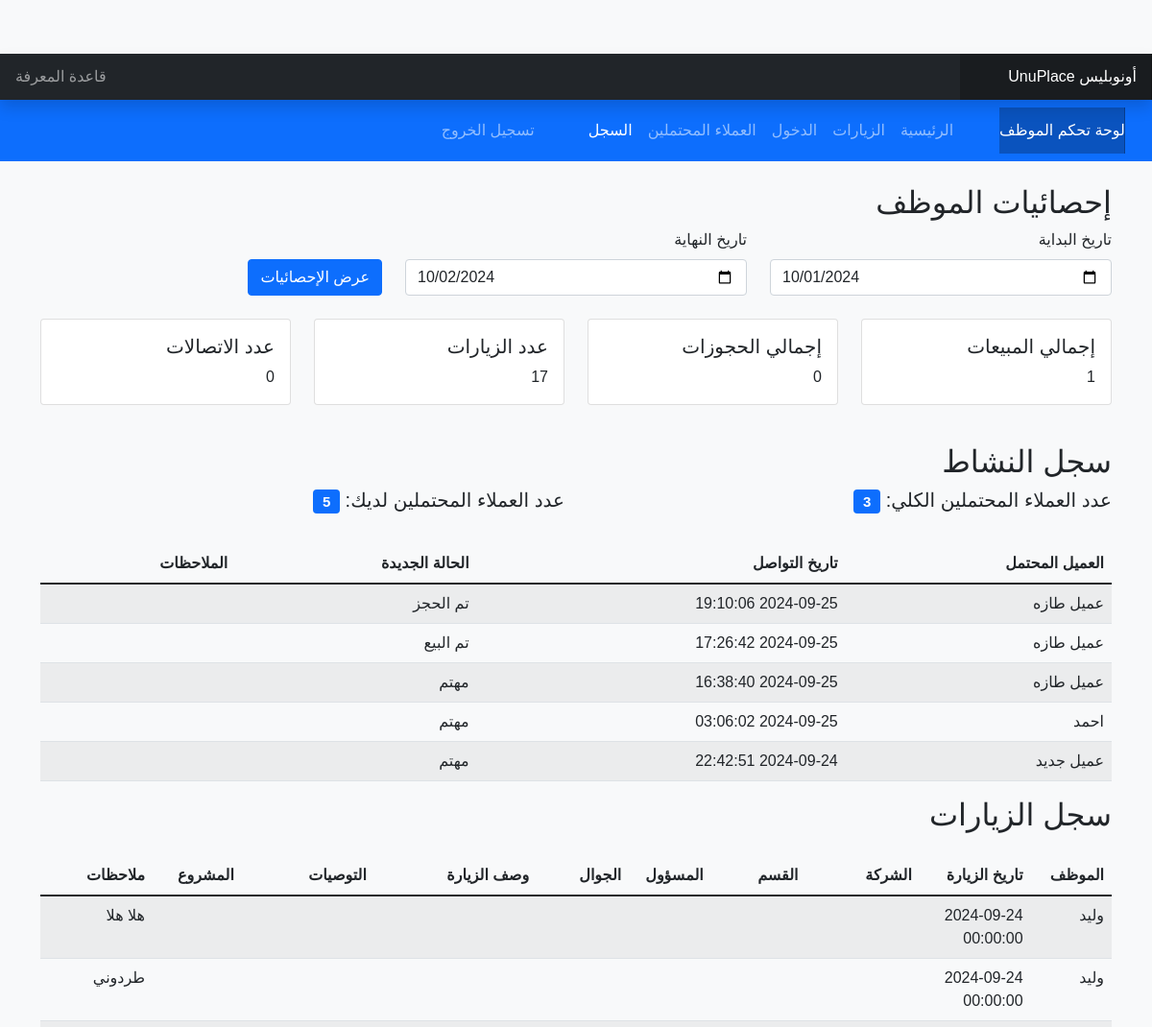
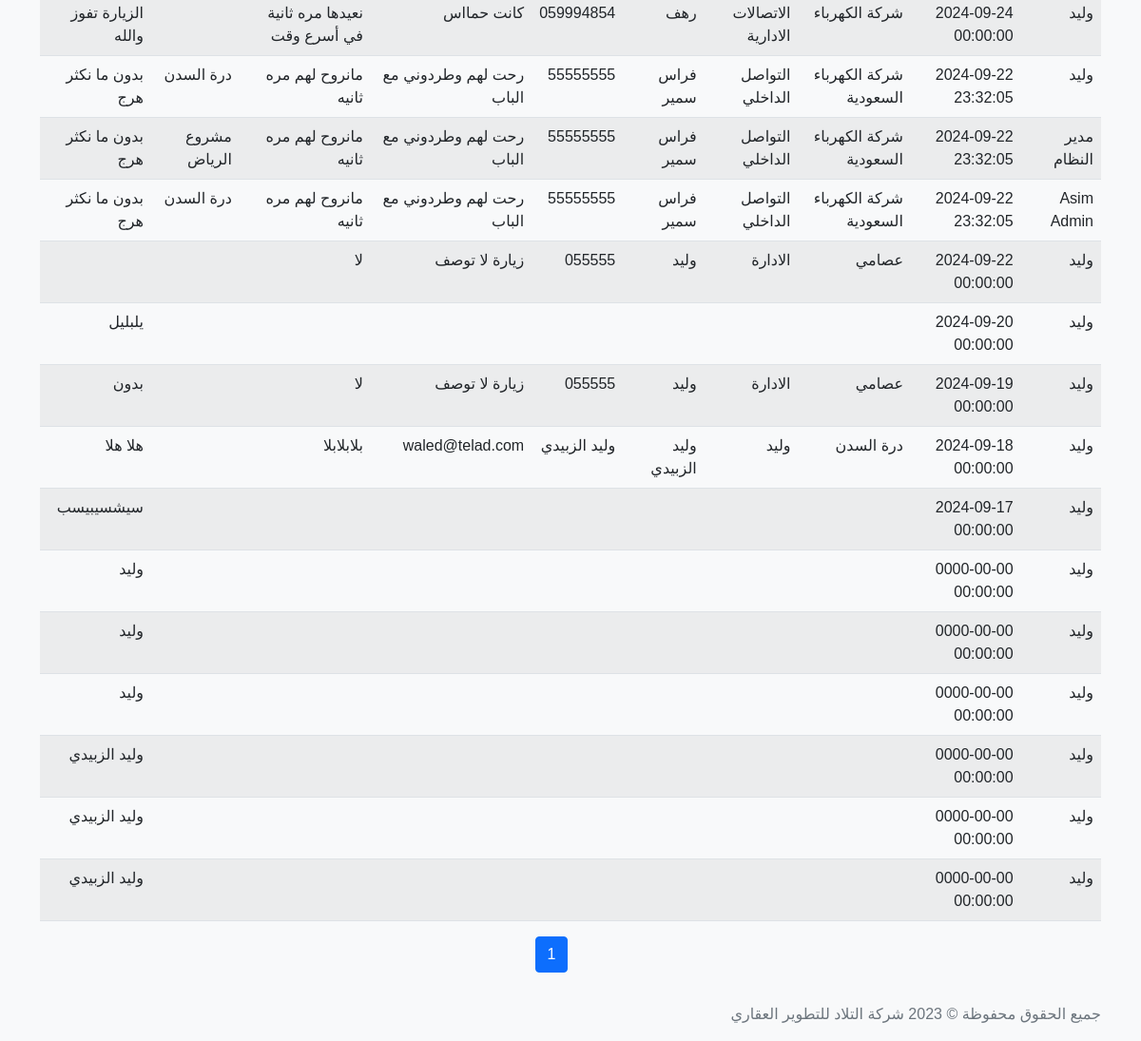
/employee/statistics.php (signed in), run on the app's committed database (2 pictures, top to bottom).
### tables this page shows
CREATE TABLE `communication` (
  `id` int(11) NOT NULL,
  `employee_id` int(11) NOT NULL,
  `potential_client_id` int(11) NOT NULL,
  `communication_date` datetime NOT NULL,
  `notes` text DEFAULT NULL,
  `new_status` varchar(50) DEFAULT NULL
);

CREATE TABLE `potential_clients` (
  `id` int(11) NOT NULL,
  `name` varchar(100) NOT NULL,
  `phone` varchar(20) NOT NULL,
  `salary` decimal(10,2) DEFAULT NULL,
  `monthly_commitment` decimal(10,2) DEFAULT NULL,
  `bank` text DEFAULT NULL,
  `sector` text DEFAULT NULL,
  `status` text DEFAULT NULL,
  `notes` text DEFAULT NULL,
  `contact_date` date DEFAULT NULL,
  `assigned_to` int(11) DEFAULT NULL,
  `created_at` timestamp NOT NULL DEFAULT current_timestamp(),
  `email` varchar(128) DEFAULT NULL,
  `source` text DEFAULT NULL
);

CREATE TABLE `visits` (
  `id` int(11) NOT NULL,
  `employee_id` int(11) DEFAULT NULL,
  `visit_date` datetime NOT NULL,
  `company_name` varchar(100) NOT NULL,
  `department` varchar(100) DEFAULT NULL,
  `contact_name` varchar(100) DEFAULT NULL,
  `contact_phone` varchar(20) DEFAULT NULL,
  `description` text DEFAULT NULL,
  `recommendations` text DEFAULT NULL,
  `created_at` timestamp NOT NULL DEFAULT current_timestamp(),
  `project_id` int(11) DEFAULT NULL,
  `client_id` int(11) DEFAULT NULL,
  `notes` text DEFAULT NULL
);

CREATE TABLE `users` (
  `id` int(11) NOT NULL,
  `username` varchar(50) NOT NULL,
  `password` varchar(255) NOT NULL,
  `full_name` varchar(100) NOT NULL,
  `email` varchar(100) NOT NULL,
  `phone` varchar(20) NOT NULL,
  `role` enum('admin','employee') NOT NULL,
  `project_id` int(11) DEFAULT NULL,
  `created_at` timestamp NOT NULL DEFAULT current_timestamp(),
  `daily_call_target` int(11) DEFAULT NULL,
  `monthly_sales_target` int(11) DEFAULT NULL,
  `monthly_visit_target` int(11) DEFAULT NULL,
  `monthly_call_target` int(11) DEFAULT NULL
);

CREATE TABLE `projects` (
  `id` int(11) NOT NULL,
  `name` varchar(100) NOT NULL,
  `city` varchar(50) NOT NULL,
  `logo` varchar(255) DEFAULT NULL,
  `total_units` int(11) NOT NULL,
  `sold_units` int(11) DEFAULT 0,
  `remaining_units` int(11) GENERATED ALWAYS AS (`total_units` - `sold_units`) VIRTUAL,
  `design_count` int(11) NOT NULL,
  `created_at` timestamp NOT NULL DEFAULT current_timestamp(),
  `description` varchar(255) DEFAULT NULL,
  `start_date` date DEFAULT NULL,
  `end_date` date DEFAULT NULL,
  `status` enum('planned','in_progress','completed','on_hold') DEFAULT 'planned'
);

### includes/functions.php (called while the page is built, shortened)
<?php
function get_recent_activities($pdo, $page = 1, $per_page = 20, $filters = []) {
    $offset = ($page - 1) * $per_page;
    $sql = "SELECT * FROM communication WHERE 1=1 ";
    $params = [];
    $sql .= "ORDER BY communication_date DESC LIMIT :offset, :per_page";
    $stmt = $pdo->prepare($sql);
    $stmt->bindValue(':offset', $offset, PDO::PARAM_INT);
    $stmt->bindValue(':per_page', $per_page, PDO::PARAM_INT);
    $stmt->execute();
    return $stmt->fetchAll(PDO::FETCH_ASSOC);
}
function get_total_activities_count($pdo, $filters = []) {
    $sql = "SELECT COUNT(*) FROM communication WHERE 1=1 ";
    $params = [];
    $stmt = $pdo->prepare($sql);
    $stmt->execute();
    return $stmt->fetchColumn();
}
function get_client_name($pdo, $client_id) {
    $stmt = $pdo->prepare("SELECT name FROM potential_clients WHERE id = ?");
    $stmt->execute([$client_id]);
    return $stmt->fetchColumn();
}
function get_recent_visits($pdo, $page = 1, $per_page = 20, $filters = []) {
    $offset = ($page - 1) * $per_page;
    $sql = "SELECT v.*, u.full_name as employee_name, p.name as project_name
            FROM visits v
            JOIN users u ON v.employee_id = u.id
            LEFT JOIN projects p ON v.project_id = p.id
            WHERE 1=1 ";
    $params = [];
    $sql .= "ORDER BY v.visit_date DESC LIMIT :offset, :per_page";
    $stmt = $pdo->prepare($sql);
    $stmt->bindValue(':offset', $offset, PDO::PARAM_INT);
    $stmt->bindValue(':per_page', $per_page, PDO::PARAM_INT);
    $stmt->execute();
    return $stmt->fetchAll(PDO::FETCH_ASSOC);
}
function get_total_visits_count($pdo, $filters = []) {
    $sql = "SELECT COUNT(*) FROM visits v WHERE 1=1 ";
    $params = [];
    $stmt = $pdo->prepare($sql);
    $stmt->execute();
    return $stmt->fetchColumn();
}
function get_total_potential_clients_count($pdo, $employee_id = null) {
    $sql = "SELECT COUNT(*) FROM potential_clients";
    $stmt = $pdo->prepare($sql);
    $stmt->execute();
    return $stmt->fetchColumn();
}
function get_total_customers_count($pdo, $filters = []) {
    $sql = "SELECT COUNT(*) FROM customers WHERE 1=1 ";
    $params = [];
    $stmt = $pdo->prepare($sql);
    $stmt->execute();
    return $stmt->fetchColumn();
}

### employee/statistics.php (the view, shortened to what this page needs)
<?php
require_once '../includes/functions.php';
require_once '../config/database.php';
$employee_id = $_SESSION['user_id'];
$start_date = $_GET['start_date'] ?? date('Y-m-01');
$end_date = $_GET['end_date'] ?? date('Y-m-d');
$page = isset($_GET['page']) ? (int)$_GET['page'] : 1;
$per_page = 20;
$filters = [
    'employee_id' => isset($_GET['employee_id']) ? $_GET['employee_id'] : null,
    'start_date' => isset($_GET['start_date']) ? $_GET['start_date'] : null,
    'end_date' => isset($_GET['end_date']) ? $_GET['end_date'] : null,
];
$activities = get_recent_activities($pdo, $page, $per_page, $filters);
$total_activities = get_total_activities_count($pdo, $filters);
$total_pages = ceil($total_activities / $per_page);
$visits = get_recent_visits($pdo, $page, $per_page, $filters);
$total_visits = get_total_visits_count($pdo, $filters);
$total_clients = get_total_potential_clients_count($pdo);
$total_customers = get_total_customers_count($pdo, $employee_id);
?>
<!DOCTYPE html>
<html lang="ar" dir="rtl">
<head>
    <link href="https://cdn.jsdelivr.net/npm/bootstrap@5.1.3/dist/css/bootstrap.min.css" rel="stylesheet">
    <link href="../assets/css/style.css" rel="stylesheet">
</head>
<body>
<?php include '../includes/header.php'; ?>
    <?php include '../includes/employee_topnav.php'; ?>
    <div class="container mt-4">
        <h2>إحصائيات الموظف</h2>
        <form method="GET" class="mb-4">
            <div class="row">
                <div class="col-md-4">
                    <label for="start_date" class="form-label">تاريخ البداية</label>
                    <input type="date" name="start_date" id="start_date" class="form-control" value="<?php echo $start_date; ?>">
                </div>
                <div class="col-md-4">
                    <label for="end_date" class="form-label">تاريخ النهاية</label>
                    <input type="date" name="end_date" id="end_date" class="form-control" value="<?php echo $end_date; ?>">
                </div>
                <div class="col-md-4 d-flex align-items-end">
                    <button type="submit" class="btn btn-primary">عرض الإحصائيات</button>
                </div>
            </div>
        </form>
        <div class="row">
            <div class="col-md-3 mb-4">
                <div class="card">
                    <div class="card-body">
                        <h5 class="card-title">إجمالي المبيعات</h5>
                        <p class="card-text"><?php echo $total_customers; ?></p>
                    </div>
                </div>
            </div>
            <div class="col-md-3 mb-4">
                <div class="card">
                    <div class="card-body">
                        <h5 class="card-title">إجمالي الحجوزات</h5>
                        <p class="card-text"><?php echo $stats['total_reservations'] ?? 0; ?></p>
                    </div>
                </div>
            </div>
            <div class="col-md-3 mb-4">
                <div class="card">
                    <div class="card-body">
                        <h5 class="card-title">عدد الزيارات</h5>
                        <p class="card-text"><?php echo $total_visits; ?></p>
                    </div>
                </div>
            </div>
            <div class="col-md-3 mb-4">
                <div class="card">
                    <div class="card-body">
                        <h5 class="card-title">عدد الاتصالات</h5>
                        <p class="card-text"><?php echo $stats['total_communications'] ?? 0; ?></p>
                    </div>
                </div>
            </div>
        </div>
        <h2>سجل النشاط</h2>
                <div class="row mb-4">
            <div class="col-md-6">
                <h5>عدد العملاء المحتملين الكلي: <span class="badge bg-primary"><?php echo $total_clients; ?></span></h5>
            </div>
            <div class="col-md-6">
                <h5>عدد العملاء المحتملين لديك: <span class="badge bg-primary"><?php echo $total_activities; ?></span></h5>
            </div>
        </div>
    <div class="table-responsive">
        <table class="table table-striped">
            <thead>
                <tr>
                    <th>العميل المحتمل</th>
                    <th>تاريخ التواصل</th>
                    <th>الحالة الجديدة</th>
                    <th>الملاحظات</th>
                </tr>
            </thead>
            <tbody>
                <?php
                $activities = get_recent_activities($pdo);
                foreach ($activities as $activity):
                ?>
                <tr>
                    <td><?php echo htmlspecialchars(get_client_name($pdo, $activity['potential_client_id'])); ?></td>
                    <td><?php echo htmlspecialchars($activity['communication_date']); ?></td>
                    <td><?php echo htmlspecialchars($activity['new_status']); ?></td>
                    <td><?php echo htmlspecialchars($activity['notes']); ?></td>
                </tr>
                <?php endforeach; ?>
            </tbody>
        </table>
    </div>
<h2>سجل الزيارات</h2>
<div class="table-responsive mt-4">
            <table class="table table-striped">
                <thead>
                    <tr>
                        <th>الموظف</th>
                        <th>تاريخ الزيارة</th>
                        <th>الشركة</th>
                        <th>القسم</th>
                        <th>المسؤول</th>
                        <th>الجوال</th>
                        <th>وصف الزيارة</th>
                        <th>التوصيات</th>
                        <th>المشروع</th>
                        <th>ملاحظات</th>
                    </tr>
                </thead>
                <tbody>
                    <?php foreach ($visits as $visit): ?>
                    <tr>
                        <td><?php echo htmlspecialchars($visit['employee_name']); ?></td>
                        <td><?php echo htmlspecialchars($visit['visit_date']); ?></td>
                        <td><?php echo htmlspecialchars($visit['company_name']); ?></td>
                        <td><?php echo htmlspecialchars($visit['department']); ?></td>
                        <td><?php echo htmlspecialchars($visit['contact_name']); ?></td>
                        <td><?php echo htmlspecialchars($visit['contact_phone']); ?></td>
                        <td><?php echo htmlspecialchars($visit['description']); ?></td>
                        <td><?php echo htmlspecialchars($visit['recommendations']); ?></td>
                        <td><?php echo htmlspecialchars($visit['project_name']); ?></td>
                        <td><?php echo htmlspecialchars($visit['notes']); ?></td>
                    </tr>
                    <?php endforeach; ?>
                </tbody>
            </table>
        </div>
        <nav aria-label="Page navigation">
            <ul class="pagination justify-content-center">
                <?php for ($i = 1; $i <= $total_pages; $i++): ?>
                    <li class="page-item <?php echo $page == $i ? 'active' : ''; ?>">
                        <a class="page-link" href="?page=<?php echo $i; ?>&<?php echo http_build_query($filters); ?>"><?php echo $i; ?></a>
                    </li>
                <?php endfor; ?>
            </ul>
        </nav>
    </div>
    <?php include '../includes/footer.php'; ?>
</body>
</html>

### assets/css/style.css (style rules this page uses)
body { font-family: 'Arial', sans-serif; background-color: #f8f9fa; padding-top: 56px; }
.card { margin-bottom: 1rem; }

### data on the page
communication: potential_client.name "عميل طازه", communication_date "2024-09-25 19:10:06", new_status "تم الحجز"
communication: potential_client.name "عميل طازه", communication_date "2024-09-25 17:26:42", new_status "تم البيع"
communication: potential_client.name "عميل طازه", communication_date "2024-09-25 16:38:40", new_status "مهتم"
communication: potential_client.name "احمد", communication_date "2024-09-25 03:06:02", new_status "مهتم"
communication: potential_client.name "عميل جديد", communication_date "2024-09-24 22:42:51", new_status "مهتم"
visits: employee.full_name "وليد", visit_date "2024-09-24 00:00:00", notes "هلا هلا"
visits: employee.full_name "وليد", visit_date "2024-09-24 00:00:00", notes "طردوني"
visits: employee.full_name "وليد", visit_date "2024-09-24 00:00:00", company_name "شركة الكهرباء", department "الاتصالات الادارية", contact_name "رهف", contact_phone "059994854", description "كانت حمااس", recommendations "نعيدها مره ثانية في أسرع وقت", notes "الزيارة تفوز والله"
visits: employee.full_name "وليد", visit_date "2024-09-22 23:32:05", company_name "شركة الكهرباء السعودية", department "التواصل الداخلي", contact_name "فراس سمير", contact_phone "55555555", description "رحت لهم وطردوني مع الباب", recommendations "مانروح لهم مره ثانيه", project.name "درة السدن", notes "بدون ما نكثر هرج"
visits: employee.full_name "مدير النظام", visit_date "2024-09-22 23:32:05", company_name "شركة الكهرباء السعودية", department "التواصل الداخلي", contact_name "فراس سمير", contact_phone "55555555", description "رحت لهم وطردوني مع الباب", recommendations "مانروح لهم مره ثانيه", project.name "مشروع الرياض", notes "بدون ما نكثر هرج"
visits: employee.full_name "Asim Admin", visit_date "2024-09-22 23:32:05", company_name "شركة الكهرباء السعودية", department "التواصل الداخلي", contact_name "فراس سمير", contact_phone "55555555", description "رحت لهم وطردوني مع الباب", recommendations "مانروح لهم مره ثانيه", project.name "درة السدن", notes "بدون ما نكثر هرج"
visits: employee.full_name "وليد", visit_date "2024-09-22 00:00:00", company_name "عصامي", department "الادارة", contact_name "وليد", contact_phone "055555", description "زيارة لا توصف", recommendations "لا"
visits: employee.full_name "وليد", visit_date "2024-09-20 00:00:00", notes "يلبليل"
visits: employee.full_name "وليد", visit_date "2024-09-19 00:00:00", company_name "عصامي", department "الادارة", contact_name "وليد", contact_phone "055555", description "زيارة لا توصف", recommendations "لا", notes "بدون"
visits: employee.full_name "وليد", visit_date "2024-09-18 00:00:00", company_name "درة السدن", department "وليد", contact_name "وليد الزبيدي", contact_phone "وليد الزبيدي", description "waled@telad.com", recommendations "بلابلابلا", notes "هلا هلا"
visits: employee.full_name "وليد", visit_date "2024-09-17 00:00:00", notes "سيشسيبيسب"
visits: employee.full_name "وليد", visit_date "0000-00-00 00:00:00", notes "وليد"
visits: employee.full_name "وليد", visit_date "0000-00-00 00:00:00", notes "وليد"
visits: employee.full_name "وليد", visit_date "0000-00-00 00:00:00", notes "وليد"
visits: employee.full_name "وليد", visit_date "0000-00-00 00:00:00", notes "وليد الزبيدي"
visits: employee.full_name "وليد", visit_date "0000-00-00 00:00:00", notes "وليد الزبيدي"
visits: employee.full_name "وليد", visit_date "0000-00-00 00:00:00", notes "وليد الزبيدي"

### other printed values
$total_customers "1"
$stats['total_reservations'] "0"
$total_visits "17"
$stats['total_communications'] "0"
$total_clients "3"
$total_activities "5"
